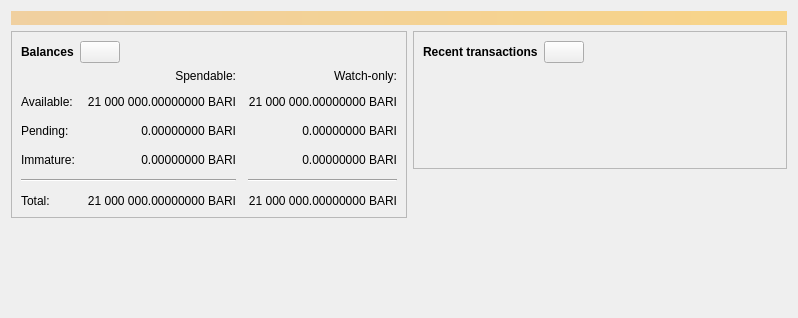
<?xml version="1.0" encoding="UTF-8"?>
<ui version="4.0">
 <class>OverviewPage</class>
 <widget class="QWidget" name="OverviewPage">
  <property name="geometry">
   <rect>
    <x>0</x>
    <y>0</y>
    <width>798</width>
    <height>318</height>
   </rect>
  </property>
  <property name="windowTitle">
   <string>Form</string>
  </property>
  <layout class="QVBoxLayout" name="topLayout">
   <item>
    <widget class="QLabel" name="labelAlerts">
     <property name="visible">
      <bool>false</bool>
     </property>
     <property name="styleSheet">
      <string notr="true">QLabel { background-color: qlineargradient(x1: 0, y1: 0, x2: 1, y2: 0, stop:0 #F0D0A0, stop:1 #F8D488); color:#000000; }</string>
     </property>
     <property name="wordWrap">
      <bool>true</bool>
     </property>
     <property name="margin">
      <number>3</number>
     </property>
     <property name="textInteractionFlags">
      <set>Qt::TextSelectableByMouse</set>
     </property>
    </widget>
   </item>
   <item>
    <layout class="QHBoxLayout" name="horizontalLayout" stretch="1,1">
     <item>
      <layout class="QVBoxLayout" name="verticalLayout_2">
       <item>
        <widget class="QFrame" name="frame">
         <property name="frameShape">
          <enum>QFrame::StyledPanel</enum>
         </property>
         <property name="frameShadow">
          <enum>QFrame::Raised</enum>
         </property>
         <layout class="QVBoxLayout" name="verticalLayout_4">
          <item>
           <layout class="QHBoxLayout" name="horizontalLayout_4">
            <item>
             <widget class="QLabel" name="label_5">
              <property name="font">
               <font>
                <weight>75</weight>
                <bold>true</bold>
               </font>
              </property>
              <property name="text">
               <string>Balances</string>
              </property>
             </widget>
            </item>
            <item>
             <widget class="QPushButton" name="labelWalletStatus">
              <property name="enabled">
               <bool>true</bool>
              </property>
              <property name="maximumSize">
               <size>
                <width>45</width>
                <height>16777215</height>
               </size>
              </property>
              <property name="toolTip">
               <string>The displayed information may be out of date. Your wallet automatically synchronizes with the Baricoin network after a connection is established, but this process has not completed yet.</string>
              </property>
              <property name="text">
               <string/>
              </property>
              <property name="icon">
               <iconset resource="../baricoin.qrc">
                <normaloff>:/icons/warning</normaloff>
                <disabledoff>:/icons/warning</disabledoff>:/icons/warning</iconset>
              </property>
              <property name="iconSize">
               <size>
                <width>24</width>
                <height>24</height>
               </size>
              </property>
             </widget>
            </item>
            <item>
             <spacer name="horizontalSpacer_3">
              <property name="orientation">
               <enum>Qt::Horizontal</enum>
              </property>
              <property name="sizeHint" stdset="0">
               <size>
                <width>40</width>
                <height>20</height>
               </size>
              </property>
             </spacer>
            </item>
           </layout>
          </item>
          <item>
           <layout class="QGridLayout" name="gridLayout">
            <property name="spacing">
             <number>12</number>
            </property>
            <item row="2" column="2">
             <widget class="QLabel" name="labelWatchPending">
              <property name="cursor">
               <cursorShape>IBeamCursor</cursorShape>
              </property>
              <property name="toolTip">
               <string>Unconfirmed transactions to watch-only addresses</string>
              </property>
              <property name="text">
               <string notr="true">0.00000000 BARI</string>
              </property>
              <property name="alignment">
               <set>Qt::AlignRight|Qt::AlignTrailing|Qt::AlignVCenter</set>
              </property>
              <property name="textInteractionFlags">
               <set>Qt::LinksAccessibleByMouse|Qt::TextSelectableByKeyboard|Qt::TextSelectableByMouse</set>
              </property>
             </widget>
            </item>
            <item row="2" column="1">
             <widget class="QLabel" name="labelUnconfirmed">
              <property name="cursor">
               <cursorShape>IBeamCursor</cursorShape>
              </property>
              <property name="toolTip">
               <string>Total of transactions that have yet to be confirmed, and do not yet count toward the spendable balance</string>
              </property>
              <property name="text">
               <string notr="true">0.00000000 BARI</string>
              </property>
              <property name="alignment">
               <set>Qt::AlignRight|Qt::AlignTrailing|Qt::AlignVCenter</set>
              </property>
              <property name="textInteractionFlags">
               <set>Qt::LinksAccessibleByMouse|Qt::TextSelectableByKeyboard|Qt::TextSelectableByMouse</set>
              </property>
             </widget>
            </item>
            <item row="3" column="2">
             <widget class="QLabel" name="labelWatchImmature">
              <property name="cursor">
               <cursorShape>IBeamCursor</cursorShape>
              </property>
              <property name="toolTip">
               <string>Mined balance in watch-only addresses that has not yet matured</string>
              </property>
              <property name="text">
               <string notr="true">0.00000000 BARI</string>
              </property>
              <property name="alignment">
               <set>Qt::AlignRight|Qt::AlignTrailing|Qt::AlignVCenter</set>
              </property>
              <property name="textInteractionFlags">
               <set>Qt::LinksAccessibleByMouse|Qt::TextSelectableByKeyboard|Qt::TextSelectableByMouse</set>
              </property>
             </widget>
            </item>
            <item row="4" column="0" colspan="2">
             <widget class="Line" name="line">
              <property name="orientation">
               <enum>Qt::Horizontal</enum>
              </property>
             </widget>
            </item>
            <item row="4" column="2">
             <widget class="Line" name="lineWatchBalance">
              <property name="sizePolicy">
               <sizepolicy hsizetype="Preferred" vsizetype="Fixed">
                <horstretch>0</horstretch>
                <verstretch>0</verstretch>
               </sizepolicy>
              </property>
              <property name="minimumSize">
               <size>
                <width>140</width>
                <height>0</height>
               </size>
              </property>
              <property name="orientation">
               <enum>Qt::Horizontal</enum>
              </property>
             </widget>
            </item>
            <item row="5" column="0">
             <widget class="QLabel" name="labelTotalText">
              <property name="text">
               <string>Total:</string>
              </property>
             </widget>
            </item>
            <item row="3" column="1">
             <widget class="QLabel" name="labelImmature">
              <property name="cursor">
               <cursorShape>IBeamCursor</cursorShape>
              </property>
              <property name="toolTip">
               <string>Mined balance that has not yet matured</string>
              </property>
              <property name="text">
               <string notr="true">0.00000000 BARI</string>
              </property>
              <property name="alignment">
               <set>Qt::AlignRight|Qt::AlignTrailing|Qt::AlignVCenter</set>
              </property>
              <property name="textInteractionFlags">
               <set>Qt::LinksAccessibleByMouse|Qt::TextSelectableByKeyboard|Qt::TextSelectableByMouse</set>
              </property>
             </widget>
            </item>
            <item row="2" column="3">
             <spacer name="horizontalSpacer_2">
              <property name="orientation">
               <enum>Qt::Horizontal</enum>
              </property>
              <property name="sizeHint" stdset="0">
               <size>
                <width>40</width>
                <height>20</height>
               </size>
              </property>
             </spacer>
            </item>
            <item row="3" column="0">
             <widget class="QLabel" name="labelImmatureText">
              <property name="text">
               <string>Immature:</string>
              </property>
             </widget>
            </item>
            <item row="5" column="1">
             <widget class="QLabel" name="labelTotal">
              <property name="cursor">
               <cursorShape>IBeamCursor</cursorShape>
              </property>
              <property name="toolTip">
               <string>Your current total balance</string>
              </property>
              <property name="text">
               <string notr="true">21 000 000.00000000 BARI</string>
              </property>
              <property name="alignment">
               <set>Qt::AlignRight|Qt::AlignTrailing|Qt::AlignVCenter</set>
              </property>
              <property name="textInteractionFlags">
               <set>Qt::LinksAccessibleByMouse|Qt::TextSelectableByKeyboard|Qt::TextSelectableByMouse</set>
              </property>
             </widget>
            </item>
            <item row="5" column="2">
             <widget class="QLabel" name="labelWatchTotal">
              <property name="cursor">
               <cursorShape>IBeamCursor</cursorShape>
              </property>
              <property name="toolTip">
               <string>Current total balance in watch-only addresses</string>
              </property>
              <property name="text">
               <string notr="true">21 000 000.00000000 BARI</string>
              </property>
              <property name="alignment">
               <set>Qt::AlignRight|Qt::AlignTrailing|Qt::AlignVCenter</set>
              </property>
              <property name="textInteractionFlags">
               <set>Qt::LinksAccessibleByMouse|Qt::TextSelectableByKeyboard|Qt::TextSelectableByMouse</set>
              </property>
             </widget>
            </item>
            <item row="0" column="2">
             <widget class="QLabel" name="labelWatchonly">
              <property name="text">
               <string>Watch-only:</string>
              </property>
              <property name="alignment">
               <set>Qt::AlignRight|Qt::AlignTrailing|Qt::AlignVCenter</set>
              </property>
             </widget>
            </item>
            <item row="1" column="0">
             <widget class="QLabel" name="labelBalanceText">
              <property name="text">
               <string>Available:</string>
              </property>
             </widget>
            </item>
            <item row="1" column="1">
             <widget class="QLabel" name="labelBalance">
              <property name="cursor">
               <cursorShape>IBeamCursor</cursorShape>
              </property>
              <property name="toolTip">
               <string>Your current spendable balance</string>
              </property>
              <property name="text">
               <string notr="true">21 000 000.00000000 BARI</string>
              </property>
              <property name="alignment">
               <set>Qt::AlignRight|Qt::AlignTrailing|Qt::AlignVCenter</set>
              </property>
              <property name="textInteractionFlags">
               <set>Qt::LinksAccessibleByMouse|Qt::TextSelectableByKeyboard|Qt::TextSelectableByMouse</set>
              </property>
             </widget>
            </item>
            <item row="1" column="2">
             <widget class="QLabel" name="labelWatchAvailable">
              <property name="cursor">
               <cursorShape>IBeamCursor</cursorShape>
              </property>
              <property name="toolTip">
               <string>Your current balance in watch-only addresses</string>
              </property>
              <property name="text">
               <string notr="true">21 000 000.00000000 BARI</string>
              </property>
              <property name="alignment">
               <set>Qt::AlignRight|Qt::AlignTrailing|Qt::AlignVCenter</set>
              </property>
              <property name="textInteractionFlags">
               <set>Qt::LinksAccessibleByMouse|Qt::TextSelectableByKeyboard|Qt::TextSelectableByMouse</set>
              </property>
             </widget>
            </item>
            <item row="2" column="0">
             <widget class="QLabel" name="labelPendingText">
              <property name="text">
               <string>Pending:</string>
              </property>
             </widget>
            </item>
            <item row="0" column="1">
             <widget class="QLabel" name="labelSpendable">
              <property name="text">
               <string>Spendable:</string>
              </property>
              <property name="alignment">
               <set>Qt::AlignRight|Qt::AlignTrailing|Qt::AlignVCenter</set>
              </property>
             </widget>
            </item>
           </layout>
          </item>
         </layout>
        </widget>
       </item>
       <item>
        <spacer name="verticalSpacer">
         <property name="orientation">
          <enum>Qt::Vertical</enum>
         </property>
         <property name="sizeHint" stdset="0">
          <size>
           <width>20</width>
           <height>40</height>
          </size>
         </property>
        </spacer>
       </item>
      </layout>
     </item>
     <item>
      <layout class="QVBoxLayout" name="verticalLayout_3">
       <item>
        <widget class="QFrame" name="frame_2">
         <property name="frameShape">
          <enum>QFrame::StyledPanel</enum>
         </property>
         <property name="frameShadow">
          <enum>QFrame::Raised</enum>
         </property>
         <layout class="QVBoxLayout" name="verticalLayout">
          <item>
           <layout class="QHBoxLayout" name="horizontalLayout_2">
            <item>
             <widget class="QLabel" name="label_4">
              <property name="font">
               <font>
                <weight>75</weight>
                <bold>true</bold>
               </font>
              </property>
              <property name="text">
               <string>Recent transactions</string>
              </property>
             </widget>
            </item>
            <item>
             <widget class="QPushButton" name="labelTransactionsStatus">
              <property name="enabled">
               <bool>true</bool>
              </property>
              <property name="maximumSize">
               <size>
                <width>45</width>
                <height>16777215</height>
               </size>
              </property>
              <property name="toolTip">
               <string>The displayed information may be out of date. Your wallet automatically synchronizes with the Baricoin network after a connection is established, but this process has not completed yet.</string>
              </property>
              <property name="text">
               <string/>
              </property>
              <property name="icon">
               <iconset resource="../baricoin.qrc">
                <normaloff>:/icons/warning</normaloff>
                <disabledoff>:/icons/warning</disabledoff>:/icons/warning</iconset>
              </property>
              <property name="iconSize">
               <size>
                <width>24</width>
                <height>24</height>
               </size>
              </property>
             </widget>
            </item>
            <item>
             <spacer name="horizontalSpacer">
              <property name="orientation">
               <enum>Qt::Horizontal</enum>
              </property>
              <property name="sizeHint" stdset="0">
               <size>
                <width>40</width>
                <height>20</height>
               </size>
              </property>
             </spacer>
            </item>
           </layout>
          </item>
          <item>
           <widget class="TransactionOverviewWidget" name="listTransactions">
            <property name="styleSheet">
             <string notr="true">QListView { background: transparent; }</string>
            </property>
            <property name="frameShape">
             <enum>QFrame::NoFrame</enum>
            </property>
            <property name="verticalScrollBarPolicy">
             <enum>Qt::ScrollBarAlwaysOff</enum>
            </property>
            <property name="horizontalScrollBarPolicy">
             <enum>Qt::ScrollBarAlwaysOff</enum>
            </property>
            <property name="sizeAdjustPolicy">
             <enum>QAbstractScrollArea::AdjustToContents</enum>
            </property>
            <property name="selectionMode">
             <enum>QAbstractItemView::NoSelection</enum>
            </property>
            <property name="uniformItemSizes">
             <bool>true</bool>
            </property>
           </widget>
          </item>
         </layout>
        </widget>
       </item>
       <item>
        <spacer name="verticalSpacer_2">
         <property name="orientation">
          <enum>Qt::Vertical</enum>
         </property>
         <property name="sizeHint" stdset="0">
          <size>
           <width>20</width>
           <height>40</height>
          </size>
         </property>
        </spacer>
       </item>
      </layout>
     </item>
    </layout>
   </item>
  </layout>
 </widget>
 <customwidgets>
  <customwidget>
   <class>TransactionOverviewWidget</class>
   <extends>QListView</extends>
   <header>qt/transactionoverviewwidget.h</header>
  </customwidget>
 </customwidgets>
 <resources/>
 <connections/>
</ui>
